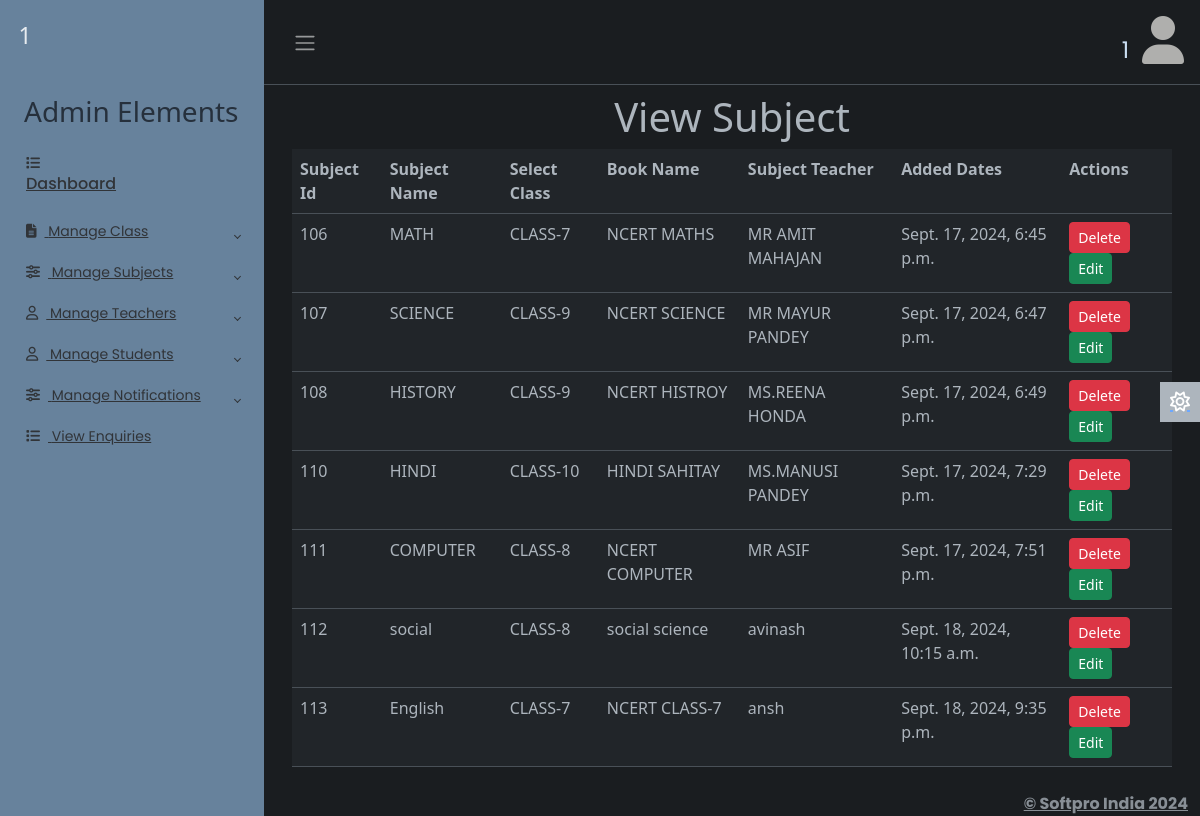
Screenshot of /adminapp/viewsubject/ (signed in) with the database file from the repository.
### adminapp/models.py (models this page shows)
class Subject(models.Model):
    sid=models.IntegerField(primary_key=True,auto_created=True)
    subject_name=models.CharField(max_length=30)
    sclass=models.CharField(max_length=50)
    book=models.CharField(max_length=50)
    steacher=models.CharField(max_length=50)
    created_date=models.DateTimeField()

### adminapp/views.py (the view)
# urls.py: path('viewsubject/',views.viewsubject,name='viewsubject'),
def viewsubject(req):
    try:
        if req.session['adminid']!=None:
            adminid=req.session['adminid']
            sub=Subject.objects.all()
            return render(req,'viewsubject.html',{'adminid':adminid,'sub':sub})
    except KeyError:
        return redirect('login')

### adminapp/templates/viewsubject.html
{% extends 'adminbase.html' %}
{% load static %}
{% block admin %}
<div class="row">
    <div class="col-sm-12">
        <h1 class="text-center">View Subject</h1>
        <table class="table">
            <tr>
                <th>Subject Id</th>
                <th>Subject Name</th>
                <th>Select Class</th>
                <th>Book Name</th>
                <th>Subject Teacher</th>
                <th>Added Dates</th>
                <th>Actions</th>
            </tr>
            {% for s in sub %}
                <tr>
                    <td>{{s.sid}}</td>
                    <td>{{s.subject_name}}</td>
                    <td>{{s.sclass}}</td>
                    <td>{{s.book}}</td>
                    <td>{{s.steacher}}</td>
                    <td>{{s.created_date}}</td>
                    <td>
                        <a href="{% url 'adminapp:delsubject' sid=s.sid %}" class="btn btn-sm btn-danger">Delete</a>
                        <a href=" {% url 'adminapp:editsub' id=s.sid %}" class="btn btn-sm btn-success">Edit</a>
                    </td>
                </tr>
            {% endfor %}
        </table>
    </div>
</div>
{% endblock %}

### adminapp/static/css/adminstyle.css (style rules this page uses)
body { font-family: 'Poppins', sans-serif; font-size: 0.875rem; opacity: 1; overflow-y: scroll; margin: 0; }
a { cursor: pointer; text-decoration: none; font-family: 'Poppins', sans-serif; }

### rows the page displays
Subject: sid "106", subject_name "MATH", sclass "CLASS-7", book "NCERT MATHS", steacher "MR AMIT MAHAJAN", created_date "Sept. 17, 2024, 6:45 p.m."
Subject: sid "107", subject_name "SCIENCE", sclass "CLASS-9", book "NCERT SCIENCE", steacher "MR MAYUR PANDEY", created_date "Sept. 17, 2024, 6:47 p.m."
Subject: sid "108", subject_name "HISTORY", sclass "CLASS-9", book "NCERT HISTROY", steacher "MS.REENA HONDA", created_date "Sept. 17, 2024, 6:49 p.m."
Subject: sid "110", subject_name "HINDI", sclass "CLASS-10", book "HINDI SAHITAY", steacher "MS.MANUSI PANDEY", created_date "Sept. 17, 2024, 7:29 p.m."
Subject: sid "111", subject_name "COMPUTER", sclass "CLASS-8", book "NCERT COMPUTER", steacher "MR ASIF", created_date "Sept. 17, 2024, 7:51 p.m."
Subject: sid "112", subject_name "social", sclass "CLASS-8", book "social science", steacher "avinash", created_date "Sept. 18, 2024, 10:15 a.m."
Subject: sid "113", subject_name "English", sclass "CLASS-7", book "NCERT CLASS-7", steacher "ansh", created_date "Sept. 18, 2024, 9:35 p.m."

### other values shown
{{ adminid }} "1"
